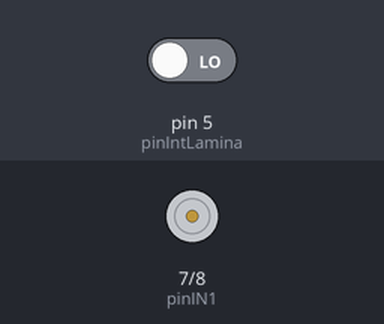
This sketch was run on a simulated Arduino Uno, built with avr-gcc and run on an emulated ATmega328P. Parts: motor-driver pin pairs drawn as motors (green arrow = first pin HIGH = forward, orange = second pin HIGH = backward, longer = more drive, scaled by the enable pin). Inputs (shaded band) come from the test bench; at power-on: pin 5 (pinIntLamina) LOW.

Above: at 0.1 s.
At 30.1 s:
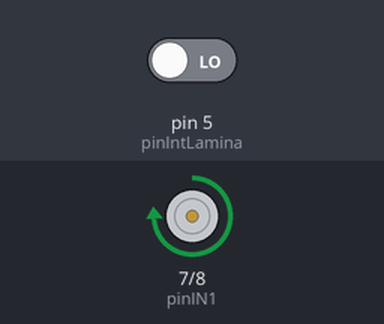
Timing chart, 0 to 31.6 s (numbered marks = the images above):
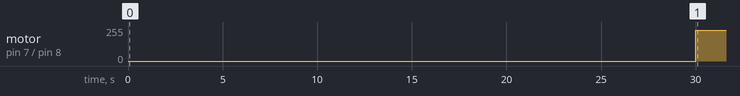

The sketch:

activaMotor.ino
```cpp
int pinIntLamina = 5;
int pinIN1 = 7;
int pinIN2 = 8;
int pinPWM = 9;
boolean estadoIntLamina;
int valorPWM = 230;
long tiempoActual;
long tiempoActivacion[5];
int toma = 0;

// Función setup
void setup() {
  pinMode(pinIN1, OUTPUT);
  pinMode(pinIN2, OUTPUT);
  pinMode(pinIntLamina, INPUT);
  tiempoActivacion[0] = 30000;
  tiempoActivacion[1] = 60000;
  tiempoActivacion[2] = 120000;
  tiempoActivacion[3] = 240000;
  tiempoActivacion[4] = 24 * 60 * 60000;
}

// Función loop
void loop() {
  digitalWrite(pinIN1, 0);
  digitalWrite(pinIN2, 0);
  analogWrite(pinPWM, valorPWM);
  do {
    tiempoActual = millis();
  } while (tiempoActual < tiempoActivacion[toma]);
  activaMotor();
  toma++;
}

void activaMotor() {
  do {
    digitalWrite(pinIN1, 1);
    estadoIntLamina = digitalRead(pinIntLamina);
  } while (estadoIntLamina == HIGH);
  delay(200);
  do {
    digitalWrite(pinIN1, 1);
    estadoIntLamina = digitalRead(pinIntLamina);
  } while (estadoIntLamina == LOW);
  digitalWrite(pinIN1, 0);
}
```

Measured:
- by itself, motor on pin 7 (pinIN1) / pin 8 (pinIN2): stopped → forward 230/255 at 30.0 s
